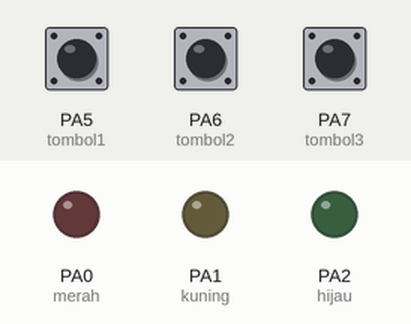
This sketch was run on a simulated STM32 Blue Pill. Shown: output pins drawn as LEDs (lit = HIGH). Dashed ring = blinking. Inputs (shaded band) come from the test bench; at power-on: PA5 (tombol1) LOW, PA6 (tombol2) LOW, PA7 (tombol3) LOW. What the sketch prints to the serial monitor is not drawn.

Above: at 1.2 s.
1.3 s: PA5 (tombol1) pulled HIGH for 1 s
At 2.9 s:
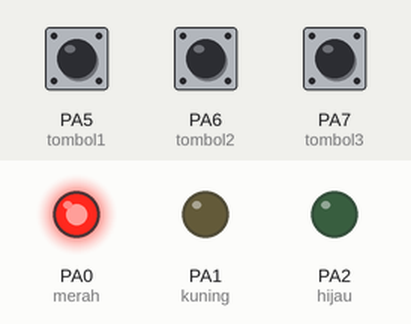
3.9 s: PA6 (tombol2) pulled HIGH for 3.2 s
At 8.0 s:
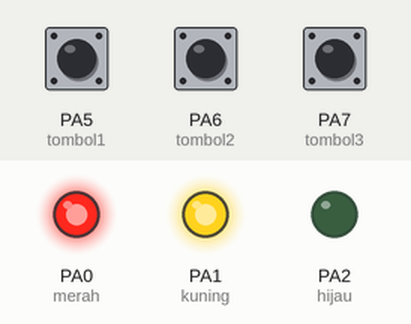
8.6 s: PA7 (tombol3) pulled HIGH for 0.15 s
At 10.3 s:
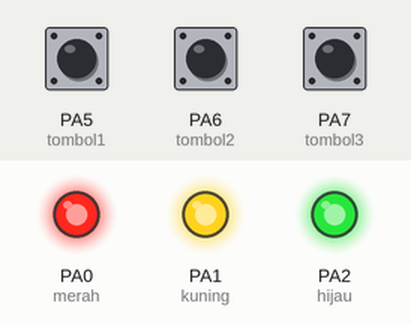
10.6 s: PA5 (tombol1) pulled HIGH for 3.2 s
At 11.1 s:
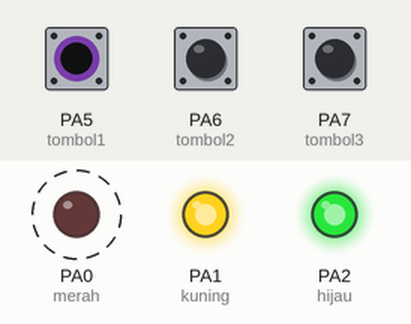
15.3 s: PA6 (tombol2) pulled HIGH for 0.15 s
At 15.8 s:
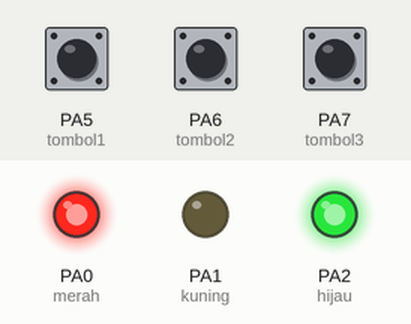
17.4 s: PA7 (tombol3) pulled HIGH for 3.2 s
At 17.9 s:
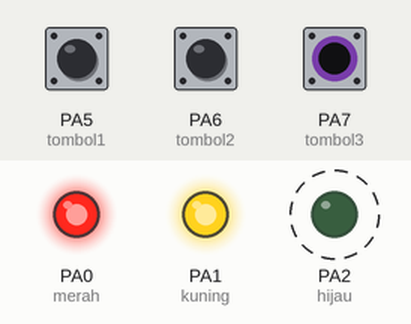
Timing chart, 0 to 22.5 s (numbered marks = the images above; inputs shaded):
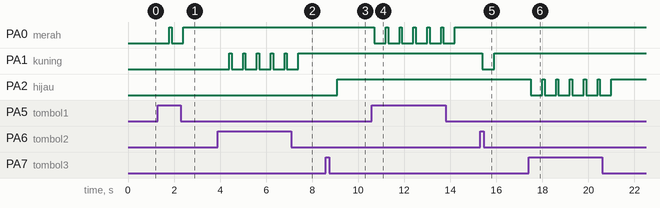

Measured:
- after the input at 1.3 s, PA0 (merah): LOW → HIGH after 0.50 s, → LOW 0.10 s later, → HIGH 0.50 s later
- after the input at 3.9 s, PA1 (kuning): alternates HIGH for 0.10 s and LOW for 0.50 s, 11 changes in all, then stays HIGH, starting after 0.50 s
- after the input at 8.6 s, PA2 (hijau): LOW → HIGH after 0.50 s
- after the input at 10.6 s, PA0 (merah): alternates HIGH for 0.10 s and LOW for 0.50 s, 12 changes in all, then stays HIGH, starting after 0.10 s
- after the input at 15.3 s, PA1 (kuning): HIGH → LOW after 0.10 s, → HIGH 0.50 s later
- after the input at 17.4 s, PA2 (hijau): alternates HIGH for 0.10 s and LOW for 0.50 s, 12 changes in all, then stays HIGH, starting after 0.10 s

The sketch:

STM32_Button_LED_1.ino
```cpp
//Variable LED
int merah  =PA0;
int kuning =PA1;
int hijau  =PA2;

//Variable Tombol
int tombol1 =PA5;
int tombol2 =PA6;
int tombol3 =PA7;

//Variable Kunci/hold
int kunci1;
int kunci2;
int kunci3;

void setup(){
  Serial.begin(9600);//Baudrate
  pinMode(tombol1,INPUT);
  pinMode(tombol2,INPUT);
  pinMode(tombol3,INPUT);
  pinMode(merah,OUTPUT);
  pinMode(kuning,OUTPUT);
  pinMode(hijau,OUTPUT);
}

void loop(){
  //Baca Tombol
  int readTombol1=digitalRead(tombol1);
  int readTombol2=digitalRead(tombol2);
  int readTombol3=digitalRead(tombol3);

  //Hasil Data
  Serial.print("Tombol1:");Serial.print(readTombol1);
  Serial.print(" | Tombol2:");Serial.print(readTombol2);
  Serial.print(" | Tombol3:");Serial.print(readTombol3);
  Serial.println();

//Logika

//TOMBOL LED 1
  if (readTombol1==1 && kunci1==0){
    delay(500);
    Serial.println("LED ON");
    digitalWrite(merah,HIGH);
    kunci1=1;
  }else if (readTombol1==1 && kunci1==1){
    delay(100);
    Serial.println("LED OFF");
    digitalWrite(merah,LOW);
    kunci1=0;
  }

//TOMBOL LED 2
  if (readTombol2==1 && kunci2==0){
    delay(500);
    Serial.println("LED ON");
    digitalWrite(kuning,HIGH);
    kunci2=1;
  }else if (readTombol2==1 && kunci2==1){
    delay(100);
    Serial.println("LED OFF");
    digitalWrite(kuning,LOW);
    kunci2=0;
  }

//TOMBOL LED 3
  if (readTombol3==1 && kunci3==0){
    delay(500);
    Serial.println("LED ON");
    digitalWrite(hijau,HIGH);
    kunci3=1;
  }else if (readTombol3==1 && kunci3==1){
    delay(100);
    Serial.println("LED OFF");
    digitalWrite(hijau,LOW);
    kunci3=0;
  }

}
```
